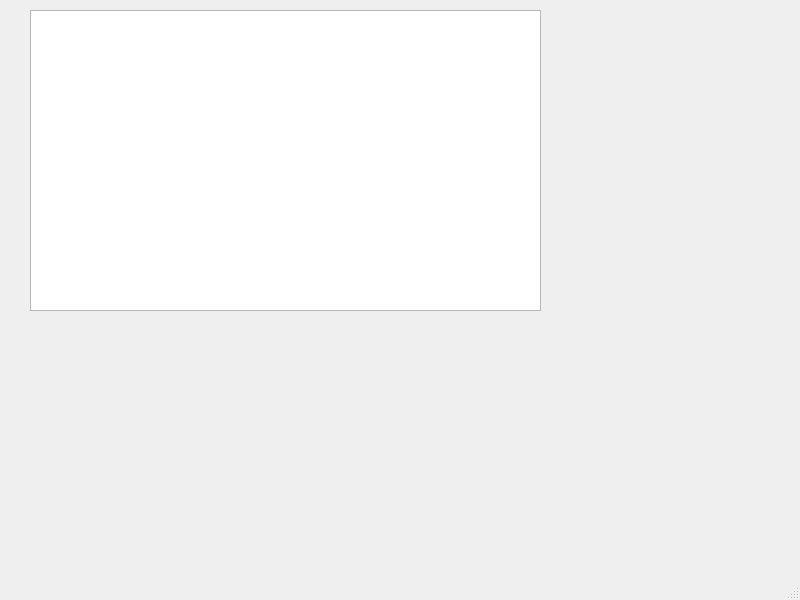
<?xml version="1.0" encoding="UTF-8"?>
<ui version="4.0">
 <class>MainWindow</class>
 <widget class="QMainWindow" name="MainWindow">
  <property name="geometry">
   <rect>
    <x>0</x>
    <y>0</y>
    <width>800</width>
    <height>600</height>
   </rect>
  </property>
  <property name="windowTitle">
   <string>MainWindow</string>
  </property>
  <widget class="QWidget" name="centralwidget">
   <widget class="QGraphicsView" name="graphicsView">
    <property name="geometry">
     <rect>
      <x>30</x>
      <y>10</y>
      <width>511</width>
      <height>301</height>
     </rect>
    </property>
   </widget>
  </widget>
  <widget class="QMenuBar" name="menubar">
   <property name="geometry">
    <rect>
     <x>0</x>
     <y>0</y>
     <width>800</width>
     <height>21</height>
    </rect>
   </property>
  </widget>
  <widget class="QStatusBar" name="statusbar"/>
 </widget>
 <resources/>
 <connections/>
</ui>
